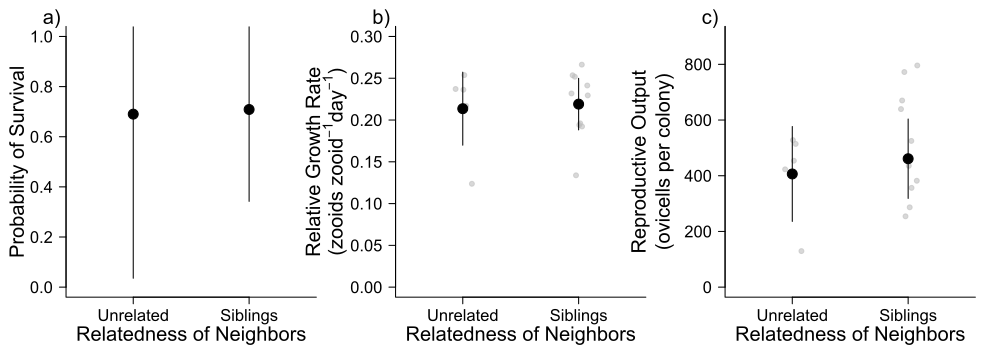

This chart was generated by the following R code:
### This code produces Figure 2 in the manuscript: 
### Barnes DK, Burgess SC. Fitness consequences of marine larval dispersal: 
# the role of neighborhood density, spatial arrangement, 
# and genetic relatedness on survival, growth, reproduction, and paternity
# Code finalized Feb 2024
# Code written by Danie Barnes with input from Scott Burgess
# Any comments or error reporting, please contact Scott Burgess: sburgess@bio.fsu.edu

# sessionInfo()
# R version 4.3.2

# Load required libraries
library('glmmTMB') # version 1.1.7
library('dplyr')
library('tidyr')

# Import data
dat <- read.csv("Experiment_2.csv",header=T)

#create a new column of "Plate ID"
dat$Plate.ID <- sub("_.*","",dat$Unique.ID) 

# Check structure of data
summary(dat) 
head(dat)
tail(dat)

# Create vector of the Ages that were recorded.
Age.days.vec <- unique(dat$Age.days)

# a) Survival
#filter the data to include only the data from the final age, which contains the overall survival data
d <- dat %>% filter(Age.days == Age.days.vec[2]) 

# Generalized linear mixed effects model with a binomial distribution and random effect of plate number (Plate.ID). 
survival1 <- glmmTMB(Survival ~ Relatedness + (1|Plate.ID), family= "binomial", data=d)
survival2 <- glmmTMB(Survival ~ 1 + (1|Plate.ID), family= "binomial", data=d)

anova(survival1, survival2, test="Chisq")
# There is no evidence that neighbor relatedness affected the probability of survival (X2= 0.036, df= 1, p = 0.8495). 

# b) Relative Growth Rate
# Change data to the wide format
dat_wide <- dat %>% pivot_wider(id_cols=Unique.ID:Position,
                                names_from=Age.days, 
                                values_from=c(Survival,Bifurcations,Zooids))

## Calculate Relative Growth Rate 
dat_wide$relgrowth <- (log(dat_wide$Zooids_46)- log(dat_wide$Zooids_26)) / (46-26)

dat_wide$Plate.ID <- sub("_.*","",dat_wide$Unique.ID) #create a new column of "Plate ID"
# ch2exp2_new <- ch2exp2_wide[complete.cases(ch2exp2_wide$relgrowth), ] #remove any rows with missing relative growth values

## Generalized linear mixed effects model with a Gaussian distribution and random effect of plate number (Plate.ID). 
rgr1exp2 <- glmmTMB(relgrowth ~ Relatedness + (1|Plate.ID), data=dat_wide, family= gaussian())
rgr2exp2 <- glmmTMB(relgrowth ~ 1 + (1|Plate.ID), data=dat_wide, family= gaussian())

anova(rgr1exp2, rgr2exp2, test="Chisq")
## There is no evidence that neighbor relatedness affected... relative growth rate (X2= 0.008, df= 1, p= 0.929).



# Reproductive Output (Total Ovicells) (c)
## Generalized linear mixed effects hurdle model with truncated negative binomial distribution
d <- dat %>% filter(Age.days == Age.days.vec[2]) 
# Add zeros ovicells for colonies that died
d$Ovicells.total <- ifelse(is.na(d$Ovicells.total),0,d$Ovicells.total)
# aggregate(Ovicells.total~Plate.ID,mean,data=d)
totov1 <- glmmTMB(Ovicells.total ~ Relatedness + (1|Plate.ID), 
                  ziformula = ~.,
                  data = d, 
                  family = truncated_nbinom1)
totov2 <- glmmTMB(Ovicells.total ~ 1 + (1|Plate.ID), 
                  ziformula = ~.,
                  data = d, 
                  family = truncated_nbinom1)

anova(totov1, totov2, test= "Chisq")


# Position of colonies
s1 <- glmmTMB(Survival ~ Relatedness*Position + (1|Plate.ID), family= "binomial", data=d)
s2 <- glmmTMB(Survival ~ Relatedness+Position + (1|Plate.ID), family= "binomial", data=d)
s3 <- glmmTMB(Survival ~ Relatedness + (1|Plate.ID), family= "binomial", data=d)
anova(s1, s2, test="Chisq")
anova(s2, s3, test="Chisq")

r1 <- glmmTMB(relgrowth ~ Relatedness*Position + (1|Plate.ID), data=dat_wide, family= gaussian())
r2 <- glmmTMB(relgrowth ~ Relatedness+Position + (1|Plate.ID), data=dat_wide, family= gaussian())
r3 <- glmmTMB(relgrowth ~ Relatedness + (1|Plate.ID), data=dat_wide, family= gaussian())
anova(r1, r2, test="Chisq")
anova(r2, r3, test="Chisq")

t1 <- glmmTMB(Ovicells.total ~ Relatedness*Position + (1|Plate.ID), 
                  ziformula = ~.,
                  data = d, 
                  family = truncated_nbinom1)
t2 <- glmmTMB(Ovicells.total ~ Relatedness+Position + (1|Plate.ID), 
              ziformula = ~.,
              data = d, 
              family = truncated_nbinom1)
t3 <- glmmTMB(Ovicells.total ~ Relatedness + (1|Plate.ID), 
              ziformula = ~.,
              data = d, 
              family = truncated_nbinom1)
anova(t1, t2, test= "Chisq")
anova(t2, t3, test= "Chisq")


# Make Figure 3
related.vec <- c("Non", "Sib") #define levels of Relatedness variable

quartz(width=10,height=3.5) 
par(mfrow=c(1,3),mar=c(4,5,2,1), oma=c(0,0,0,1),cex.axis = 1.5)

# Survival (a)
newdat <- expand.grid(Relatedness = related.vec, Plate.ID=NA) #create data frame with all combinations of Relatedness levels
p <- predict(survival1,
             newdata = newdat,
             type="link",
             se.fit=T) #Generate predictions and standard errors using the model
newdat <- cbind.data.frame(newdat,
                           fit=p$fit,
                           lwr=p$fit-2*p$se.fit,
                           upr=p$fit+2*p$se.fit)

plot(c(0.5,2.5),c(0,1),type="n",ylab="",xlab="",xaxt="n",yaxt="n",bty="l")
with(newdat, points(1:2,plogis(fit),pch=19,cex=2))
with(newdat,segments(1:2,lwr,1:2,upr))
axis(side=1,at=1:2,labels=c("Unrelated","Siblings"))
axis(side=2,at=seq(0,1,0.2),las=1)
mtext("Probability of Survival",side=2,line=3,cex=1.2)
mtext("Relatedness of Neighbors",side=1,line=2.5,cex=1.2)
mtext("a)", side=3,adj=-0.1,cex=1.2)     
     
# Relative Growth Rate (b)
newdat2 <- expand.grid(Relatedness = related.vec, Plate.ID=NA) #create data frame with all combinations of Relatedness levels
p <- predict(rgr1exp2,
             newdata = newdat2,
             type="link",
             se.fit=T) #Generate predictions and standard errors using the model
newdat2 <- cbind.data.frame(newdat2,
                           fit=p$fit,
                           lwr=p$fit-2*p$se.fit,
                           upr=p$fit+2*p$se.fit)


# B <- as.matrix(coef(rgr1exp2)$cond$Plate.ID)
# x1 <- ifelse(grepl("non",rownames(B)),0,1)
# X <- matrix(c(rep(1,nrow(B)),x1),nrow=nrow(B),ncol=2)
# plate.effects2 <- data.frame(Eff = rowSums(X*B),
#                              Rel = substr(rownames(coef(rgr1exp2)$cond$Plate.ID),1,3)) 

nd <- data.frame(Relatedness = c(rep("Non",5),rep("Sib",10)), 
                 Plate.ID=rownames(coef(rgr1exp2)$cond$Plate.ID)) #Create a data frame with combinations of Relatedness and Plate ID

plate.effects2 <- data.frame(nd,fit=predict(rgr1exp2,
                                            newdata = nd,
                                            type="response",
                                            se=F)) #Create a complete data frame with the combinations of relatedness and plate ID, along with the predicted values using the model


plot(c(0.5,2.5),c(0,0.3),type="n",ylab="",xlab="",xaxt="n",yaxt="n",bty="l")
# Mean of each Plate estimated from the GLMM
set.seed(99); with(plate.effects2[plate.effects2$Relatedness=="Non",], 
                   points(jitter(rep(1,length(Relatedness)),4),fit,pch=19,
                          col=adjustcolor("grey",alpha.f = 0.6)))
set.seed(99); with(plate.effects2[plate.effects2$Relatedness=="Sib",], 
                   points(jitter(rep(2,length(Relatedness)),2),fit,pch=19,
                          col=adjustcolor("grey",alpha.f = 0.6)))

with(newdat2, points(1:2,fit,pch=19,cex=2))
with(newdat2,segments(1:2,lwr,1:2,upr))
axis(side=1,at=1:2,labels=c("Unrelated","Siblings"))
axis(side=2,at=seq(0,1,0.05),las=1)
mtext(side = 2, line = 5.5, cex = 1.2,adj=0.5,
      expression(paste("Relative Growth Rate")))
mtext(side = 2, line = 3.5, cex = 1.2,adj=0.5,
      expression(paste("(zooids " ,zooid^-1, day^-1,")")))
mtext("Relatedness of Neighbors",side=1,line=2.5,cex=1.2)
mtext("b)", side=3,adj=-0.1,cex=1.2)     


# Reproductive Output (c)
# Model predictions
newdat3 = data.frame(Relatedness = related.vec,Plate.ID=NA)
p <- predict(totov1,
             newdata = newdat3,
             type="response",
             se=T) 
newdat3 <- data.frame(newdat3,
                      fit=p$fit,
                      lwr=p$fit-p$se.fit,
                      upr=p$fit+p$se.fit) 

nd <- data.frame(Relatedness = c(rep("Non",5),rep("Sib",10)), 
                 Plate.ID=rownames(coef(totov1)$cond$Plate.ID)) 

plate.effects3 <- data.frame(nd,fit=predict(totov1,
                                            newdata = nd,
                                            type="response",
                                            se=F)) 

plot(c(0.5,2.5),c(0,900),type="n",ylab="",xlab="",xaxt="n",yaxt="n",bty="l")

# Mean of each Plate estimated from the GLMM
set.seed(99); with(plate.effects3[plate.effects3$Relatedness=="Non",], 
                   points(jitter(rep(1,length(Relatedness)),4),fit,pch=19,
                          col=adjustcolor("grey",alpha.f = 0.6)))
set.seed(99); with(plate.effects3[plate.effects3$Relatedness=="Sib",], 
                   points(jitter(rep(2,length(Relatedness)),2),fit,pch=19,
                          col=adjustcolor("grey",alpha.f = 0.6)))

with(newdat3, points(1:2,fit,pch=19,cex=2))
with(newdat3,segments(1:2,lwr,1:2,upr))
axis(side=1,at=1:2,labels=c("Unrelated","Siblings"))
axis(side=2,at=seq(0,1000,200),las=1)
mtext("Reproductive Output\n(ovicells per colony)",side=2,line=4,cex=1.2)
mtext("Relatedness of Neighbors",side=1,line=2.5,cex=1.2)
mtext("c)", side=3,adj=-0.1,cex=1.2)
